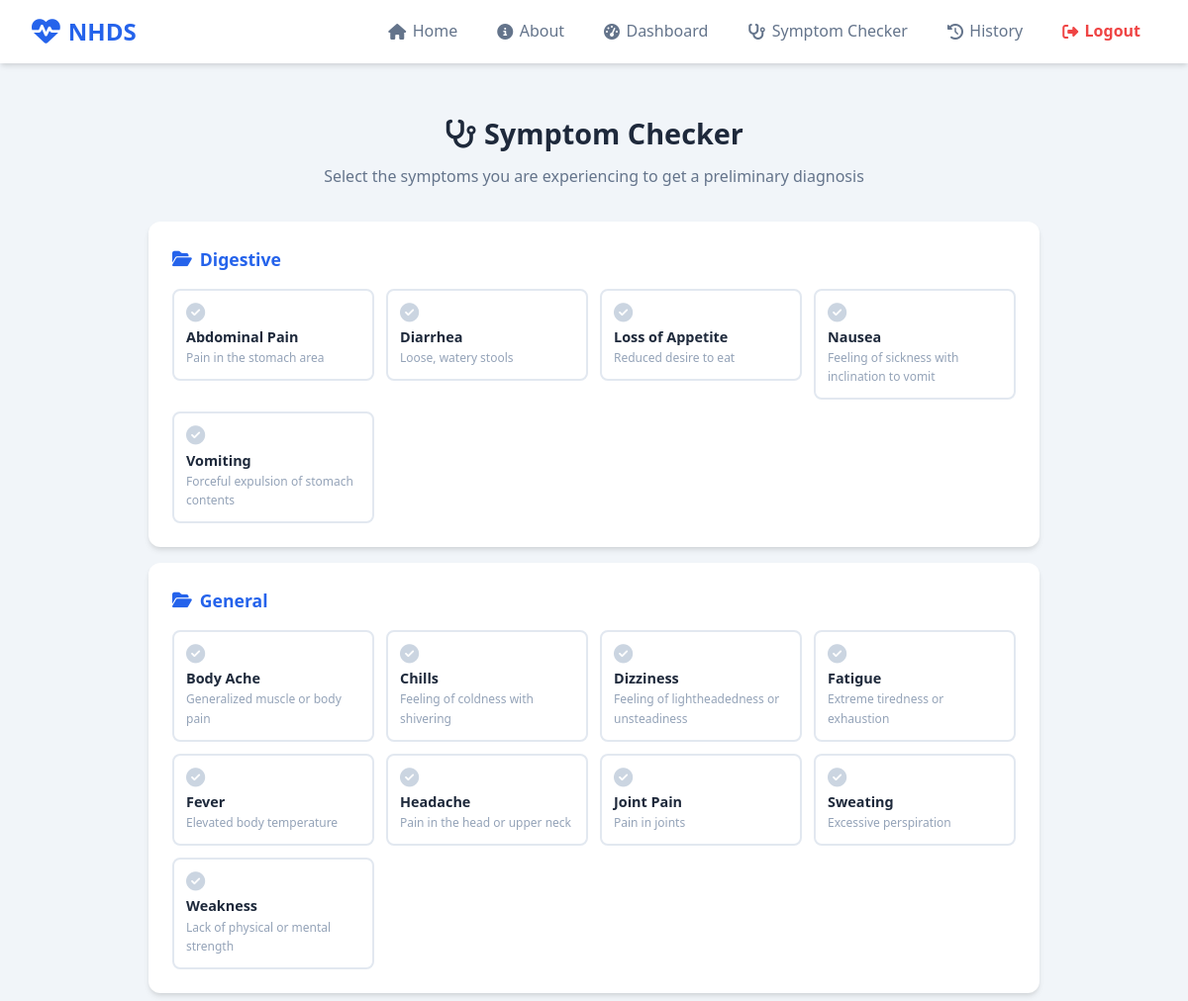
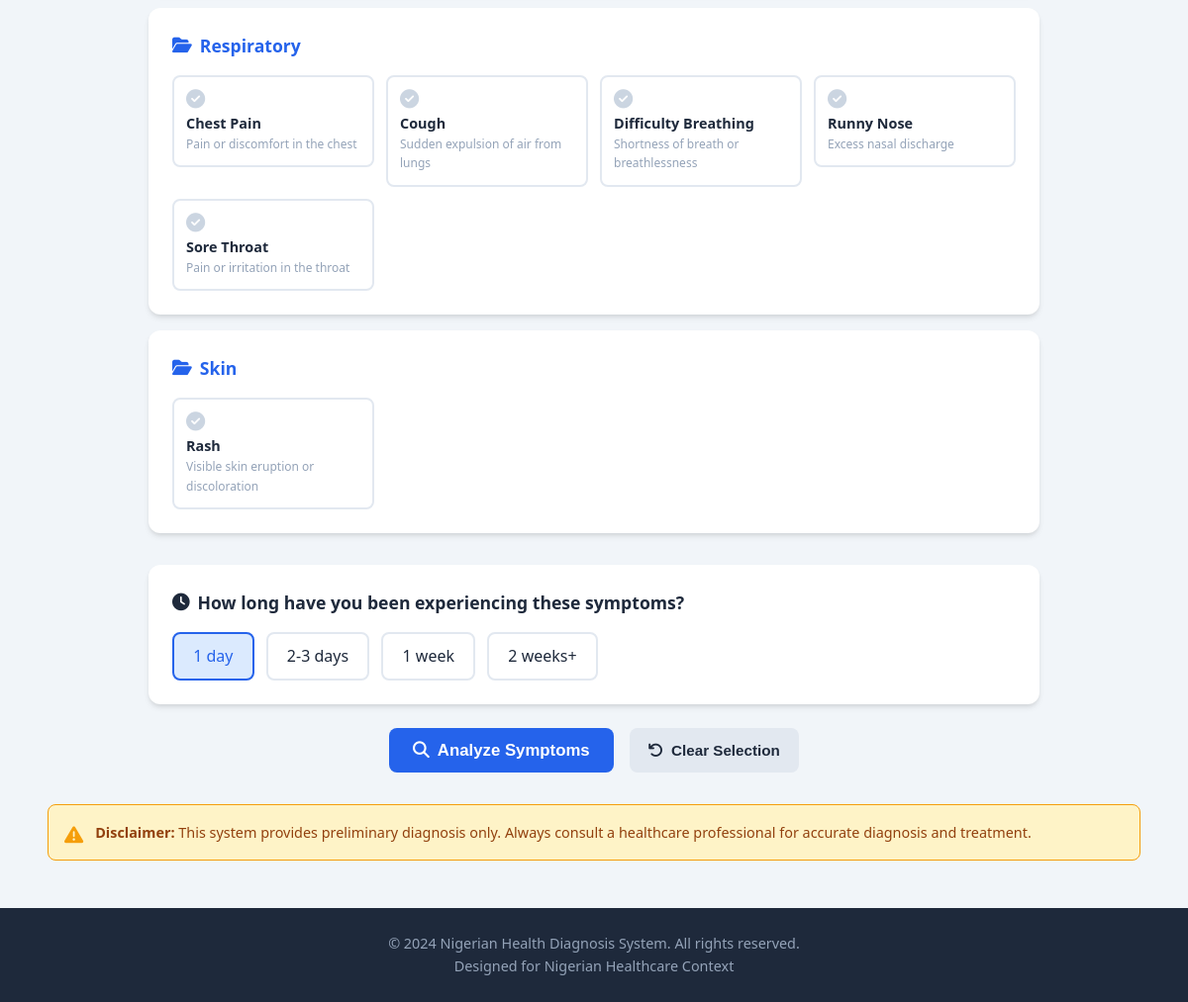
/symptom-checker (signed in), run on the app's committed database (2 pictures, top to bottom).
### tables this page shows
CREATE TABLE symptoms (symptom_id INTEGER PRIMARY KEY AUTOINCREMENT, symptom_name TEXT NOT NULL UNIQUE, symptom_category TEXT, description TEXT, created_at TIMESTAMP DEFAULT CURRENT_TIMESTAMP);

### app.py (the view, shortened to what this page needs)
@app.route('/symptom-checker', methods=['GET', 'POST'])
@login_required
def symptom_checker():
    if session.get('user_type') == 'admin':
        return redirect(url_for('admin_dashboard'))
    db = get_db()
    cursor = db.execute('SELECT * FROM symptoms ORDER BY symptom_category, symptom_name')
    symptoms = cursor.fetchall()
    symptoms_by_category = {}
    for symptom in symptoms:
        category = symptom['symptom_category'] or 'General'
        if category not in symptoms_by_category:
            symptoms_by_category[category] = []
        symptoms_by_category[category].append(symptom)
    return render_template('user/symptom_checker.html', symptoms_by_category=symptoms_by_category)

### app.py (called while the page is built)
def get_db():
    if 'db' not in g:
        g.db = sqlite3.connect(app.config['DATABASE'])
        g.db.row_factory = sqlite3.Row
    return g.db

def login_required(f):
    @wraps(f)
    def decorated_function(*args, **kwargs):
        if 'user_id' not in session:
            flash('Please log in to access this page.', 'warning')
            return redirect(url_for('login'))
        return f(*args, **kwargs)
    return decorated_function

### templates/user/symptom_checker.html (shortened to what this page needs)
{% extends "base.html" %}
{% block content %}
<section class="symptom-checker">
    <div class="checker-header">
        <h1><i class="fas fa-stethoscope"></i> Symptom Checker</h1>
        <p>Select the symptoms you are experiencing to get a preliminary diagnosis</p>
    </div>
    <form method="POST" action="{{ url_for('symptom_checker') }}" class="symptom-form">
        <div class="symptom-categories">
            {% for category, symptoms in symptoms_by_category.items() %}
            <div class="symptom-category">
                <h3><i class="fas fa-folder-open"></i> {{ category }}</h3>
                <div class="symptom-grid">
                    {% for symptom in symptoms %}
                    <label class="symptom-item">
                        <span class="symptom-box">
                            <i class="fas fa-check-circle"></i>
                            <span class="symptom-name">{{ symptom['symptom_name'] }}</span>
                            <small>{{ symptom['description'] }}</small>
                        </span>
                    </label>
                    {% endfor %}
                </div>
            </div>
            {% endfor %}
        </div>
        <div class="duration-section">
            <h3><i class="fas fa-clock"></i> How long have you been experiencing these symptoms?</h3>
            <div class="duration-options">
                <label class="duration-option">
                    <span>1 day</span>
                </label>
                <label class="duration-option">
                    <span>2-3 days</span>
                </label>
                <label class="duration-option">
                    <span>1 week</span>
                </label>
                <label class="duration-option">
                    <span>2 weeks+</span>
                </label>
            </div>
        </div>
        <div class="form-actions">
            <button type="submit" class="btn btn-primary btn-lg">
                <i class="fas fa-search"></i> Analyze Symptoms
            </button>
            <button type="reset" class="btn btn-secondary">
                <i class="fas fa-undo"></i> Clear Selection
            </button>
        </div>
    </form>
    <div class="disclaimer-box">
        <i class="fas fa-exclamation-triangle"></i>
        <p><strong>Disclaimer:</strong> This system provides preliminary diagnosis only. Always consult a healthcare professional for accurate diagnosis and treatment.</p>
    </div>
</section>
{% endblock %}

### static/css/style.css (style rules this page uses)
:root { --primary: #2563eb; --primary-dark: #1d4ed8; --primary-light: #dbeafe; --secondary: #64748b; --success: #10b981; --danger: #ef4444; --warning: #f59e0b; --info: #3b82f6; --dark: #1e293b; --light: #f8fafc; --white: #ffffff; --gray-100: #f1f5f9; --gray-200: #e2e8f0; --gray-300: #cbd5e1; --gray-400: #94a3b8; --gray-500: #64748b; --shadow: 0 4px 6px -1px rgba(0,0,0,0.1), 0 2px 4px -1px rgba(0,0,0,0.06); --shadow-lg: 0 10px 15px -3px rgba(0,0,0,0.1), 0 4px 6px -2px rgba(0,0,0,0.05); --radius: 12px; --radius-sm: 8px; --transition: all 0.3s ease; }
* { margin: 0; padding: 0; box-sizing: border-box; }
body { font-family: 'Segoe UI', system-ui, -apple-system, sans-serif; background: var(--gray-100); color: var(--dark); line-height: 1.6; min-height: 100vh; display: flex; flex-direction: column; }
.btn { display: inline-flex; align-items: center; justify-content: center; gap: 0.5rem; padding: 0.6rem 1.2rem; border-radius: var(--radius-sm); border: none; font-size: 0.95rem; font-weight: 600; cursor: pointer; transition: var(--transition); }
.btn-primary { background: var(--primary); color: var(--white); }
.btn-secondary { background: var(--gray-200); color: var(--dark); }
.btn-lg { padding: 0.8rem 1.5rem; font-size: 1.05rem; }
.symptom-checker { padding: 1rem; }
.checker-header { text-align: center; margin-bottom: 2rem; }
.checker-header h1 { font-size: 1.8rem; margin-bottom: 0.5rem; }
.checker-header p { color: var(--gray-500); }
.symptom-form { max-width: 900px; margin: 0 auto; }
.symptom-categories { margin-bottom: 2rem; }
.symptom-category { background: var(--white); padding: 1.5rem; border-radius: var(--radius); box-shadow: var(--shadow); margin-bottom: 1rem; }
.symptom-category h3 { font-size: 1.1rem; margin-bottom: 1rem; color: var(--primary); display: flex; align-items: center; gap: 0.5rem; }
.symptom-grid { display: grid; grid-template-columns: repeat(auto-fill, minmax(200px, 1fr)); gap: 0.75rem; }
.symptom-item { cursor: pointer; position: relative; }
.symptom-box { display: flex; flex-direction: column; padding: 0.75rem; border: 2px solid var(--gray-200); border-radius: var(--radius-sm); transition: var(--transition); background: var(--white); }
.symptom-box i { color: var(--gray-300); font-size: 1.2rem; margin-bottom: 0.25rem; }
.symptom-name { font-weight: 600; font-size: 0.9rem; }
.symptom-box small { color: var(--gray-400); font-size: 0.75rem; }
.duration-section { background: var(--white); padding: 1.5rem; border-radius: var(--radius); box-shadow: var(--shadow); margin-bottom: 1.5rem; }
.duration-section h3 { font-size: 1.1rem; margin-bottom: 1rem; display: flex; align-items: center; gap: 0.5rem; }
.duration-options { display: flex; gap: 0.75rem; flex-wrap: wrap; }
.duration-option { cursor: pointer; }
.duration-option span { display: block; padding: 0.6rem 1.2rem; border: 2px solid var(--gray-200); border-radius: var(--radius-sm); transition: var(--transition); font-weight: 500; }
.duration-option input:checked + span { border-color: var(--primary); background: var(--primary-light); color: var(--primary); }
.form-actions { display: flex; gap: 1rem; justify-content: center; margin-bottom: 2rem; }
.disclaimer-box { background: #fef3c7; border: 1px solid #f59e0b; border-radius: var(--radius-sm); padding: 1rem; display: flex; gap: 0.75rem; align-items: flex-start; }
.disclaimer-box i { color: #f59e0b; font-size: 1.2rem; margin-top: 0.2rem; }
.disclaimer-box p { font-size: 0.9rem; color: #92400e; }

### data on the page
symptoms: symptom_category "Digestive", symptom_name "Abdominal Pain", description "Pain in the stomach area"
symptoms: symptom_name "Diarrhea", description "Loose, watery stools"
symptoms: symptom_name "Loss of Appetite", description "Reduced desire to eat"
symptoms: symptom_name "Nausea", description "Feeling of sickness with inclination to vomit"
symptoms: symptom_name "Vomiting", description "Forceful expulsion of stomach contents"
symptoms: symptom_category "General", symptom_name "Body Ache", description "Generalized muscle or body pain"
symptoms: symptom_name "Chills", description "Feeling of coldness with shivering"
symptoms: symptom_name "Dizziness", description "Feeling of lightheadedness or unsteadiness"
symptoms: symptom_name "Fatigue", description "Extreme tiredness or exhaustion"
symptoms: symptom_name "Fever", description "Elevated body temperature"
symptoms: symptom_name "Headache", description "Pain in the head or upper neck"
symptoms: symptom_name "Joint Pain", description "Pain in joints"
symptoms: symptom_name "Sweating", description "Excessive perspiration"
symptoms: symptom_name "Weakness", description "Lack of physical or mental strength"
symptoms: symptom_category "Respiratory", symptom_name "Chest Pain", description "Pain or discomfort in the chest"
symptoms: symptom_name "Cough", description "Sudden expulsion of air from lungs"
symptoms: symptom_name "Difficulty Breathing", description "Shortness of breath or breathlessness"
symptoms: symptom_name "Runny Nose", description "Excess nasal discharge"
symptoms: symptom_name "Sore Throat", description "Pain or irritation in the throat"
symptoms: symptom_category "Skin", symptom_name "Rash", description "Visible skin eruption or discoloration"
